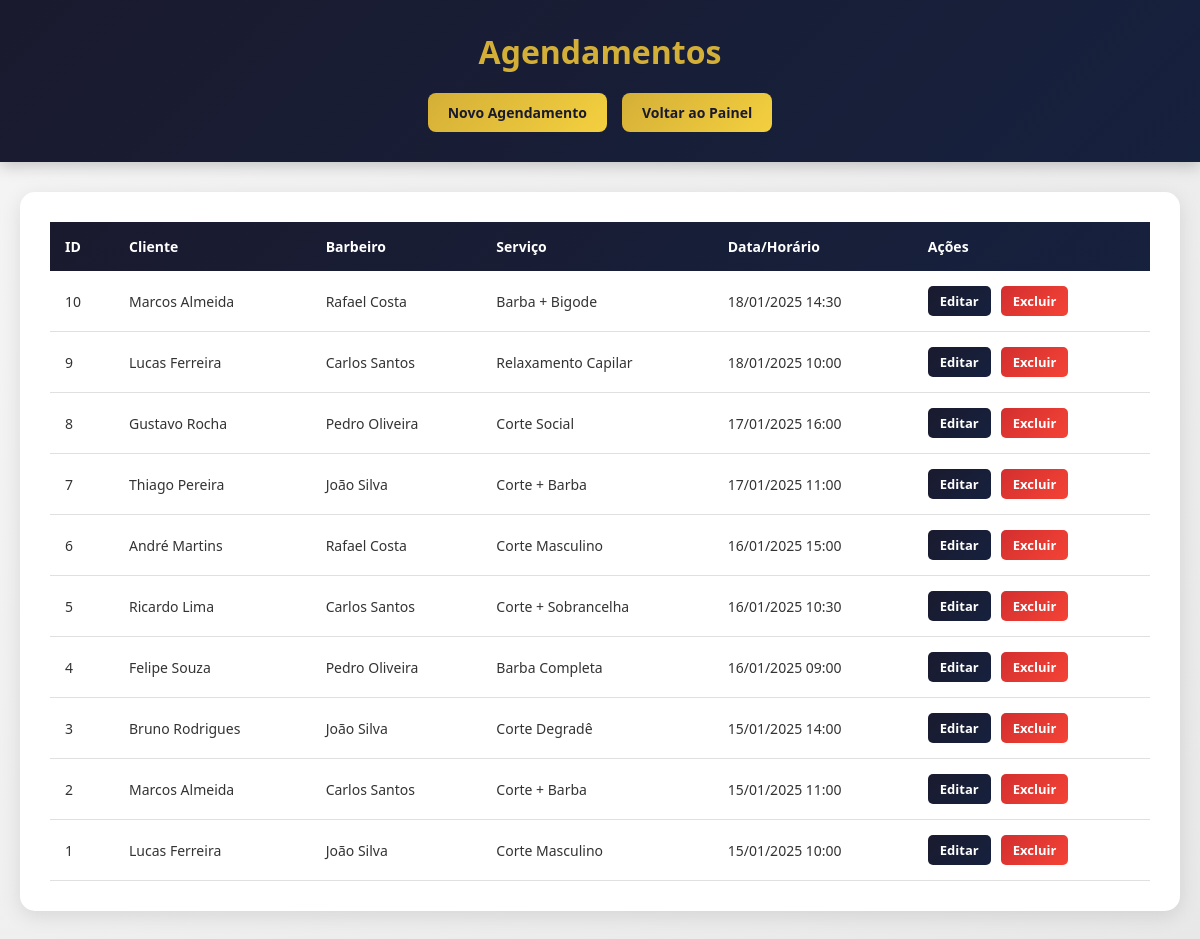
The page /admin/agendamento/listar-agendamento.php on the database its author committed.
### tables this page shows
CREATE TABLE `agendamento` (
  `id` int(11) NOT NULL,
  `nome_cliente` varchar(50) NOT NULL,
  `email_cliente` varchar(100) NOT NULL,
  `telefone_cliente` varchar(13) NOT NULL,
  `barbeiro` int(11) NOT NULL,
  `servico` varchar(100) NOT NULL,
  `horario` datetime NOT NULL
);

CREATE TABLE `barbeiros` (
  `id` int(11) NOT NULL,
  `email` varchar(100) NOT NULL,
  `senha` varchar(50) NOT NULL,
  `nome` varchar(100) NOT NULL,
  `descricao` varchar(300) NOT NULL
);

### admin/agendamento/listar-agendamento.php (the view, shortened to what this page needs)
<?php
    require_once(__DIR__ . "/../conectaMYSQL.php");
?>
<!DOCTYPE html>
<html lang="pt-BR">
<head>
</head>
<body>
    <div class="list-header">
        <h1>Agendamentos</h1>
        <div class="list-actions">
            <a href="?query=admin/agendamento/cadastro-agendamento">Novo Agendamento</a>
            <a href="?query=admin/agendamento/painel-admin-agendamento">Voltar ao Painel</a>
        </div>
    </div>
    <div class="table-container">
        <table>
            <thead>
                <tr>
                    <th>ID</th>
                    <th>Cliente</th>
                    <th>Barbeiro</th>
                    <th>Serviço</th>
                    <th>Data/Horário</th>
                    <th>Ações</th>
                </tr>
            </thead>
            <tbody>
        <?php
            $sql = "SELECT a.*, b.nome as nome_barbeiro
                    FROM agendamento a
                    LEFT JOIN barbeiros b ON a.barbeiro = b.id
                    ORDER BY a.horario DESC";
            $resultado = mysqli_query($connect, $sql);
            if(mysqli_num_rows($resultado) > 0) {
                while($dados = mysqli_fetch_array($resultado)) {
                    echo "<tr>";
                    echo "<td>" . $dados['id'] . "</td>";
                    echo "<td>" . $dados['nome_cliente'] . "</td>";
                    echo "<td>" . htmlspecialchars($dados['nome_barbeiro'] ? $dados['nome_barbeiro'] : 'Barbeiro #' . $dados['barbeiro']) . "</td>";
                    echo "<td>" . htmlspecialchars($dados['servico']) . "</td>";
                    echo "<td>" . date('d/m/Y H:i', strtotime($dados['horario'])) . "</td>";
                    echo "<td class='actions-cell'>";
                    echo "<a href='?query=admin/agendamento/agendamento-form-editar&id=" . $dados['id'] . "' class='btn-edit'>Editar</a>";
                    echo "<a href='?query=admin/agendamento/agendamento-excluir&id=" . $dados['id'] . "' class='btn-delete'>Excluir</a>";
                    echo "</td>";
                    echo "</tr>";
                }
            } else {
                echo "<tr><td colspan='5' class='empty-message'>Nenhum agendamento encontrado.</td></tr>";
            }
        ?>
            </tbody>
        </table>
    </div>
</body>
</html>

### admin/agendamento/listar-agendamento.php (style rules this page uses)
* { margin: 0; padding: 0; box-sizing: border-box; }
body { font-family: 'Segoe UI', Tahoma, Geneva, Verdana, sans-serif; background: linear-gradient(135deg, #f5f5f5 0%, #e8e8e8 100%); min-height: 100vh; padding: 40px 20px; color: #333; }
.list-header { background: linear-gradient(135deg, #1a1a2e 0%, #16213e 100%); color: #fff; padding: 30px 20px; box-shadow: 0 4px 15px rgba(0,0,0,0.2); text-align: center; margin: -40px -20px 30px -20px; }
.list-header h1 { font-size: 32px; color: #d4af37; font-weight: 700; margin-bottom: 20px; }
.list-actions { display: flex; gap: 15px; justify-content: center; flex-wrap: wrap; }
.list-actions a { padding: 10px 20px; background: linear-gradient(135deg, #d4af37 0%, #f4d03f 100%); color: #1a1a2e; text-decoration: none; border-radius: 8px; font-weight: 600; transition: all 0.3s ease; font-size: 14px; }
.table-container { max-width: 1200px; margin: 0 auto; background: #fff; padding: 30px; border-radius: 15px; box-shadow: 0 5px 20px rgba(0,0,0,0.1); overflow-x: auto; }
table { width: 100%; border-collapse: collapse; }
thead { background: linear-gradient(135deg, #1a1a2e 0%, #16213e 100%); color: #fff; }
thead th { padding: 15px; text-align: left; font-weight: 600; font-size: 14px; }
tbody tr { border-bottom: 1px solid #e0e0e0; transition: all 0.3s ease; }
tbody td { padding: 15px; font-size: 14px; color: #333; }
.actions-cell { display: flex; gap: 10px; }
.btn-edit, .btn-delete { padding: 6px 12px; border-radius: 5px; text-decoration: none; font-size: 13px; font-weight: 600; transition: all 0.3s ease; }
.btn-edit { background: linear-gradient(135deg, #1a1a2e 0%, #16213e 100%); color: #fff; }
.btn-delete { background: linear-gradient(135deg, #d32f2f 0%, #f44336 100%); color: #fff; }

### rows shown on the page
agendamento: id "10", nome_cliente "Marcos Almeida", barbeiro.nome "Rafael Costa", servico "Barba + Bigode", horario "18/01/2025 14:30"
agendamento: id "9", nome_cliente "Lucas Ferreira", barbeiro.nome "Carlos Santos", servico "Relaxamento Capilar", horario "18/01/2025 10:00"
agendamento: id "8", nome_cliente "Gustavo Rocha", barbeiro.nome "Pedro Oliveira", servico "Corte Social", horario "17/01/2025 16:00"
agendamento: id "7", nome_cliente "Thiago Pereira", barbeiro.nome "João Silva", servico "Corte + Barba", horario "17/01/2025 11:00"
agendamento: id "6", nome_cliente "André Martins", barbeiro.nome "Rafael Costa", servico "Corte Masculino", horario "16/01/2025 15:00"
agendamento: id "5", nome_cliente "Ricardo Lima", barbeiro.nome "Carlos Santos", servico "Corte + Sobrancelha", horario "16/01/2025 10:30"
agendamento: id "4", nome_cliente "Felipe Souza", barbeiro.nome "Pedro Oliveira", servico "Barba Completa", horario "16/01/2025 09:00"
agendamento: id "3", nome_cliente "Bruno Rodrigues", barbeiro.nome "João Silva", servico "Corte Degradê", horario "15/01/2025 14:00"
agendamento: id "2", nome_cliente "Marcos Almeida", barbeiro.nome "Carlos Santos", servico "Corte + Barba", horario "15/01/2025 11:00"
agendamento: id "1", nome_cliente "Lucas Ferreira", barbeiro.nome "João Silva", servico "Corte Masculino", horario "15/01/2025 10:00"
